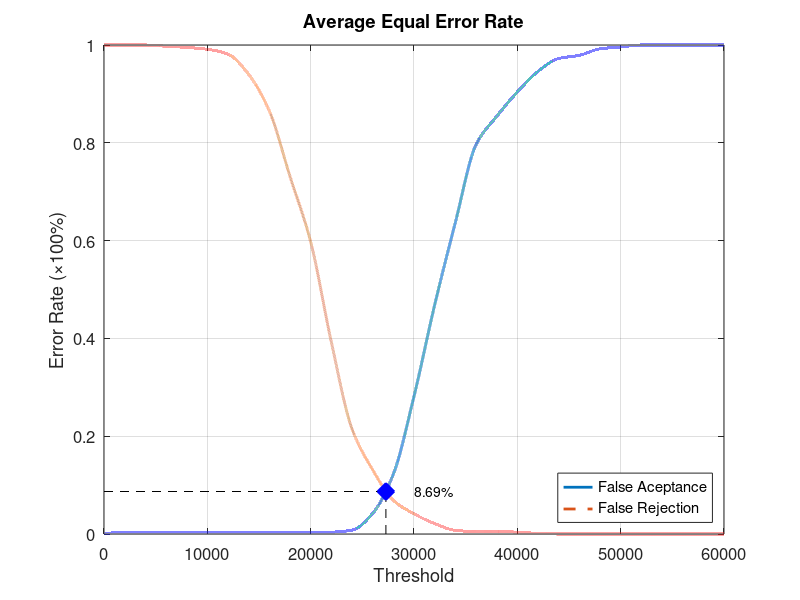
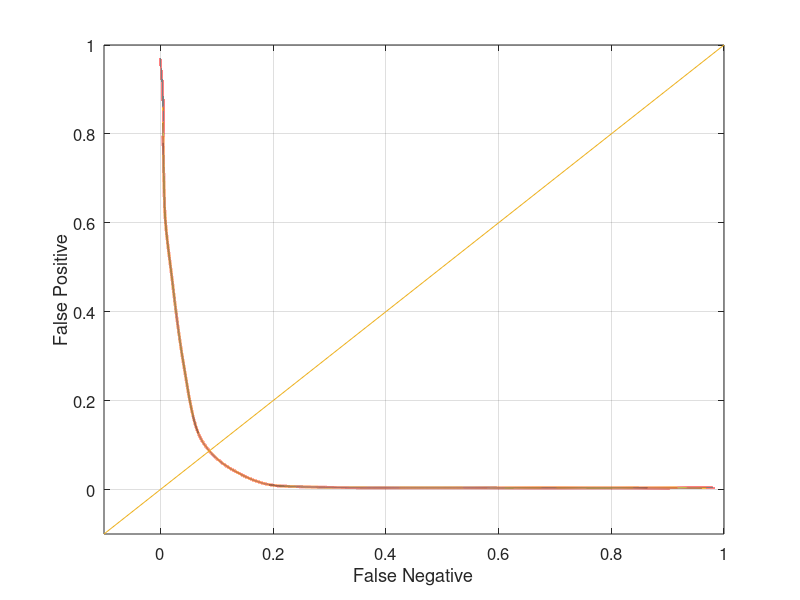

Write the MATLAB code that produced these figures, in order.
function yEER = Experiment5Average
close all;
clear;
clc;
x = 0:2000:60000;
xq = 0:0.5:60000;

y0 = [0 0.00394737 0.00394737 0.00394737 0.00394737 0.00394737 0.00394737 0.00394737 0.00394737 0.00394737 0.00394737 0.00394737 0.00789474 0.0421053 0.122368 0.281579 0.468421 0.636842 0.796053 0.853947 0.903947 0.946053 0.972368 0.978947 0.992105 0.996053 1 1 1 1 1];
yy0 = interp1(x, y0, xq, 'pchip');
y1 = [1 1 1 0.9975 0.995 0.99125 0.98125 0.94 0.865 0.73125 0.5975 0.3925 0.215 0.13125 0.06875 0.04125 0.02125 0.0075 0.005 0.005 0.00375 0.00125 0 0 0 0 0 0 0 0 0];
yy1 = interp1(x, y1, xq, 'pchip');

% Calculating EER: 
y2 = abs(y0 - y1);
find(y2 == min(y2))
yy2 = abs(yy0 - yy1);
xEER = find(yy2 == min(yy2));
xEERIndex = xq(xEER) % X-axis EER
yEER = yy0(xEER) % Y-axis EER

main = figure
plot(xq, yy0,'-','LineWidth', 2);	hold on
plot(xq, yy1,'--','LineWidth', 2);	hold on
plot([xEERIndex xEERIndex], [0 yEER], 'k--');	hold on
plot([0 xEERIndex], [yEER yEER], 'k--');	hold on
plot(xEERIndex, yEER, 'bx', 'LineWidth', 10);	hold on
text(xEERIndex + 10 * xEERIndex / 100, yEER, [num2str(round((10000 * yEER)) / 100) '%'])
legend('False Aceptance', 'False Rejection', 'Location', 'SouthEast')
xlabel('Threshold')
ylabel('Error Rate (\times100%)')
title('Average Equal Error Rate')
set(gca, 'FontSize', 12)
axis([0 60000 0 1])
grid on

print(main, 'Experiment5AverageMain', '-dpng');
FNRxFPR = figure('Color', [1 1 1]);
plot(yy1, yy0, '-', yy1, yy0, 'LineWidth', 2);
hold on
y = -0.1:0.1:1
plot(y, y); 
set(gca, 'FontSize', 12)
xlabel('False Negative')
ylabel('False Positive')
axis([-0.1 1 -0.1 1])
set(gca, 'FontSize', 12)
grid on

print(FNRxFPR, 'Experiment5AverageFNRxFPR','-dpng');
end
